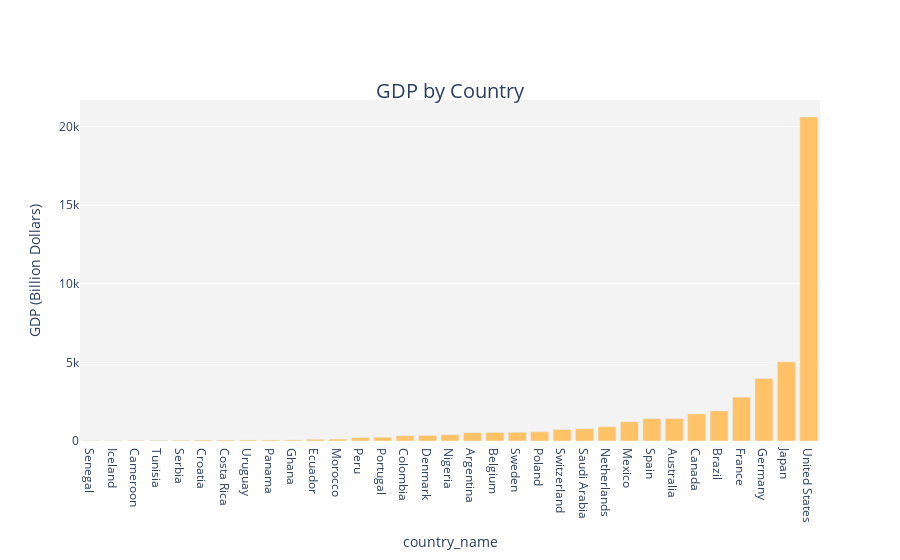

This figure's notebook cell:
### Markdown cell above
### GDP by Contries Overview

### Code cell
import plotly.graph_objs as go
import plotly.offline as pyo
import plotly.io as pio
import pandas as pd
import plotly.express as px

data = pd.read_csv("Clean_Data/goals_gdp.csv")

df_2018 = data[data['year']==2018]
df_2018 = df_2018.sort_values(['country_name'])
gdp_2018 = df_2018[['country_name', 'gdp_billion']].sort_values('gdp_billion')

# Create the bar chart using plotly express
fig = px.bar(gdp_2018, x='country_name', y='gdp_billion', title='GDP by Country, 2018', color_discrete_sequence=['#FFC266'])
fig.update_layout(title_text="GDP by Country", title_x=0.5, title_y=0.85, title_font=dict(size=20),
                    legend=dict(title_font_family="Times New Roman",
                    font=dict(size= 20)),
                    yaxis=dict(title='GDP (Billion Dollars)'),
                    plot_bgcolor='rgb(243, 243, 243)',
                    )

fig.show()
# pio.write_image(fig, 'images/gdp_country.png', width=2000, height=800)

### Figure 1 — Plotly figure (JSON) as saved in the notebook; plotly's stock layout.template omitted (floating-point values rounded to 4 significant figures)
{"data": [{"alignmentgroup": "True", "hovertemplate": "country_name=%{x}<br>gdp_billion=%{y}<extra></extra>", "legendgroup": "", "marker": {"color": "#FFC266", "pattern": {"shape": ""}}, "name": "", "offsetgroup": "", "orientation": "v", "showlegend": false, "textposition": "auto", "type": "bar", "x": ["Senegal", "Iceland", "Cameroon", "Tunisia", "Serbia", "Croatia", "Costa Rica", "Uruguay", "Panama", "Ghana", "Ecuador", "Morocco", "Peru", "Portugal", "Colombia", "Denmark", "Nigeria", "Argentina", "Belgium", "Sweden", "Poland", "Switzerland", "Saudi Arabia", "Netherlands", "Mexico", "Spain", "Australia", "Canada", "Brazil", "France", "Germany", "Japan", "United States"], "xaxis": "x", "y": [23.12, 26.27, 39.97, 42.57, 50.64, 62.25, 62.42, 64.52, 64.93, 67.3, 107.6, 118.1, 222.6, 242.2, 334.2, 356.8, 397.2, 524.8, 543.0, 555.5, 587.4, 735.5, 786.5, 913.6, 1222.0, 1420.0, 1429.0, 1725.0, 1917.0, 2790.0, 3975.0, 5037.0, 20610.0], "yaxis": "y"}], "layout": {"barmode": "relative", "legend": {"font": {"size": 20}, "title": {"font": {"family": "Times New Roman"}}, "tracegroupgap": 0}, "plot_bgcolor": "rgb(243, 243, 243)", "title": {"font": {"size": 20}, "text": "GDP by Country", "x": 0.5, "y": 0.85}, "xaxis": {"anchor": "y", "domain": [0, 1], "title": {"text": "country_name"}}, "yaxis": {"anchor": "x", "domain": [0, 1], "title": {"text": "GDP (Billion Dollars)"}}}}
